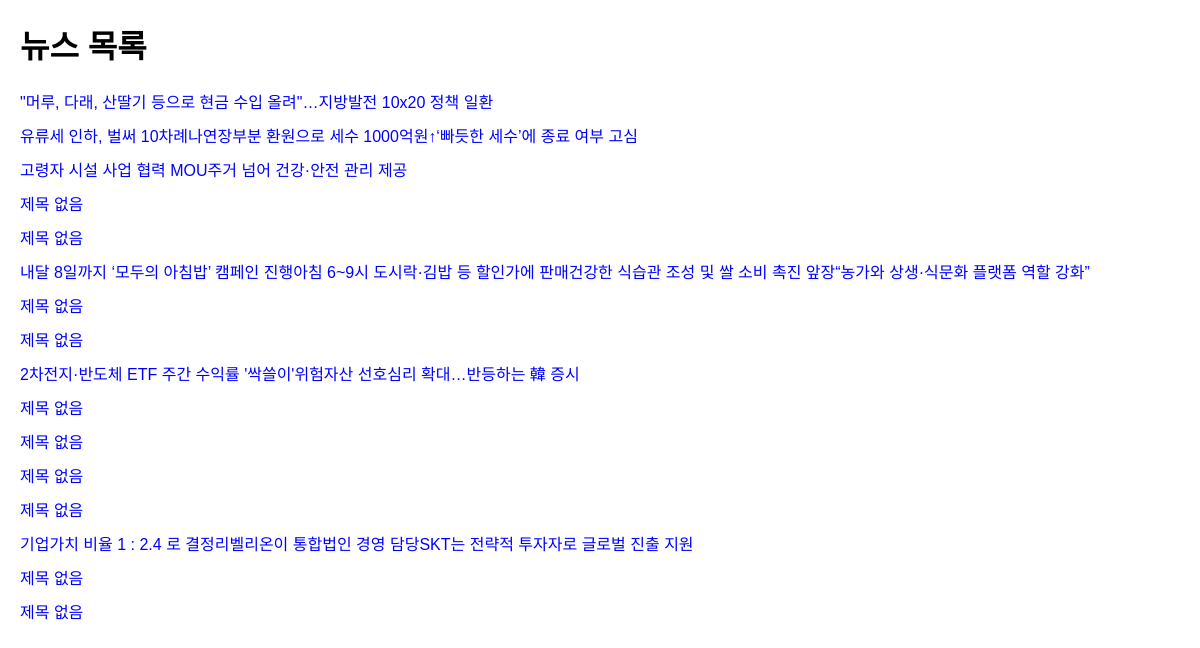
The page / on the database its author committed.
### factory_model.py (models this page shows)
class Naver_news(db.Model):
    __tablename__ = 'Naver_news'
    id = db.Column(db.Integer, primary_key=True)
    date = db.Column(db.DateTime, nullable=True)
    title = db.Column(db.Text, nullable=True)
    content = db.Column(db.Text, nullable=True)
    url = db.Column(db.Text, nullable=True)
    keyword = db.Column(db.JSON, nullable=True)
    sentiment = db.Column(db.String(10),nullable=True)

### main_views.py (the view)
@bp.route('/')
def list_news():
    news = factory_model.Naver_news
    titles = news.query.with_entities(news.id, news.title).all()
    return render_template('news_list.html', titles=titles)

### templates/news_list.html (shortened to what this page needs)
<!DOCTYPE html>
<html lang="ko">
<head>
</head>
<body>
    <h1>뉴스 목록</h1>
    <div class="news-list">
        {% for title in titles %}
            <div class="news-title">
                <a href="{{ url_for('main.show_news_detail', news_id=title.id) }}">{{ title.title }}</a>
            </div>
        {% endfor %}
    </div>
</body>
</html>

### templates/news_list.html (style rules this page uses)
body { font-family: Arial, sans-serif; margin: 20px; }
.news-title { margin-bottom: 10px; }
.news-title a { text-decoration: none; color: blue; }

### rows shown on the page
Naver_news: title "\"머루, 다래, 산딸기 등으로 현금 수입 올려\"…지방발전 10x20 정책 일환"
Naver_news: title "유류세 인하, 벌써 10차례나연장부분 환원으로 세수 1000억원↑‘빠듯한 세수’에 종료 여부 고심"
Naver_news: title "고령자 시설 사업 협력 MOU주거 넘어 건강·안전 관리 제공"
Naver_news: title "제목 없음"
Naver_news: title "제목 없음"
Naver_news: title "내달 8일까지 ‘모두의 아침밥’ 캠페인 진행아침 6~9시 도시락·김밥 등 할인가에 판매건강한 식습관 조성 및 쌀 소비 촉진 앞장“농가와 상생·식문화 플랫폼 역할 강화”"
Naver_news: title "제목 없음"
Naver_news: title "제목 없음"
Naver_news: title "2차전지·반도체 ETF 주간 수익률 '싹쓸이'위험자산 선호심리 확대…반등하는 韓 증시"
Naver_news: title "제목 없음"
Naver_news: title "제목 없음"
Naver_news: title "제목 없음"
Naver_news: title "제목 없음"
Naver_news: title "기업가치 비율 1 : 2.4 로 결정리벨리온이 통합법인 경영 담당SKT는 전략적 투자자로 글로벌 진출 지원"
Naver_news: title "제목 없음"
Naver_news: title "제목 없음"
